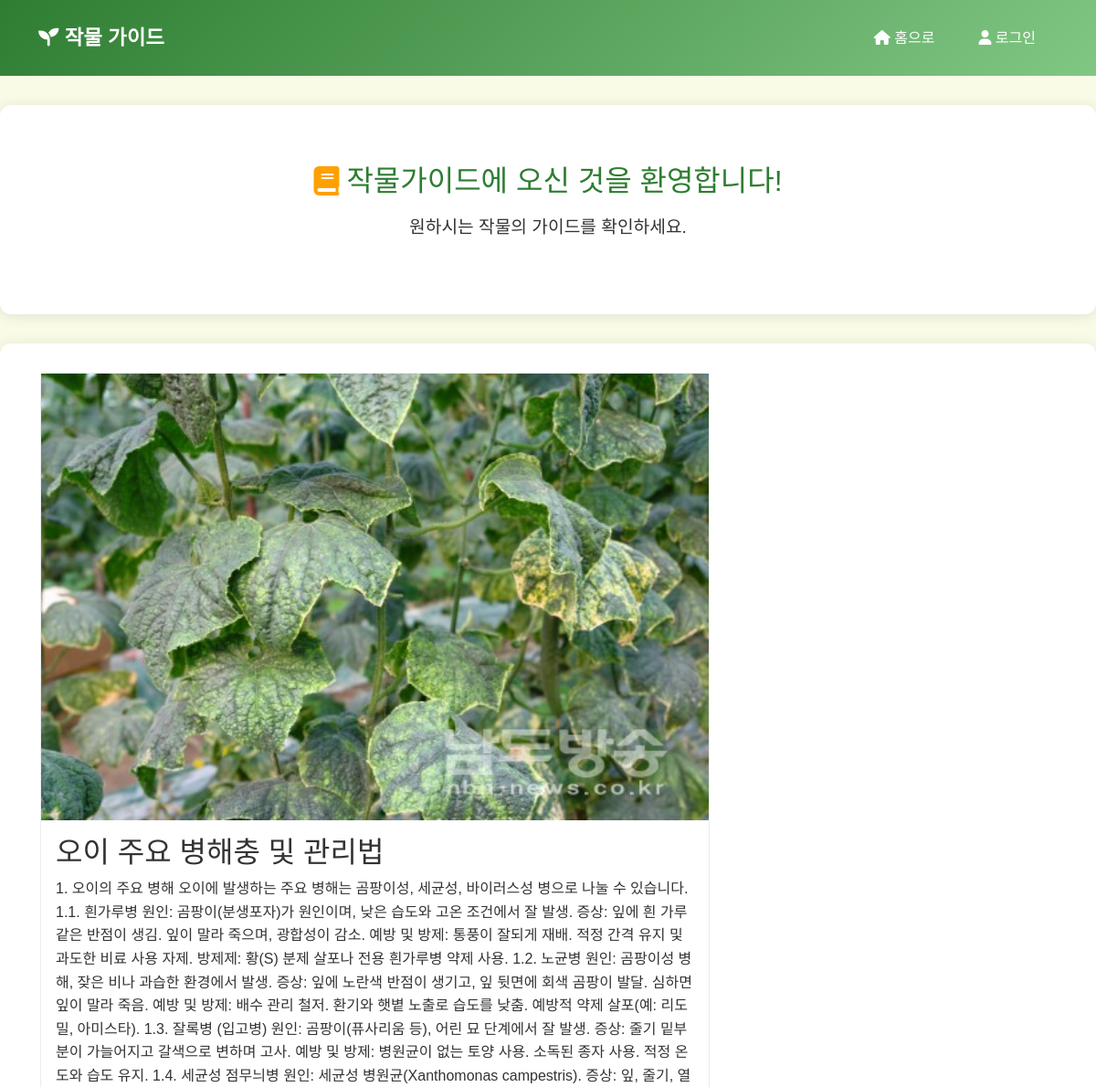
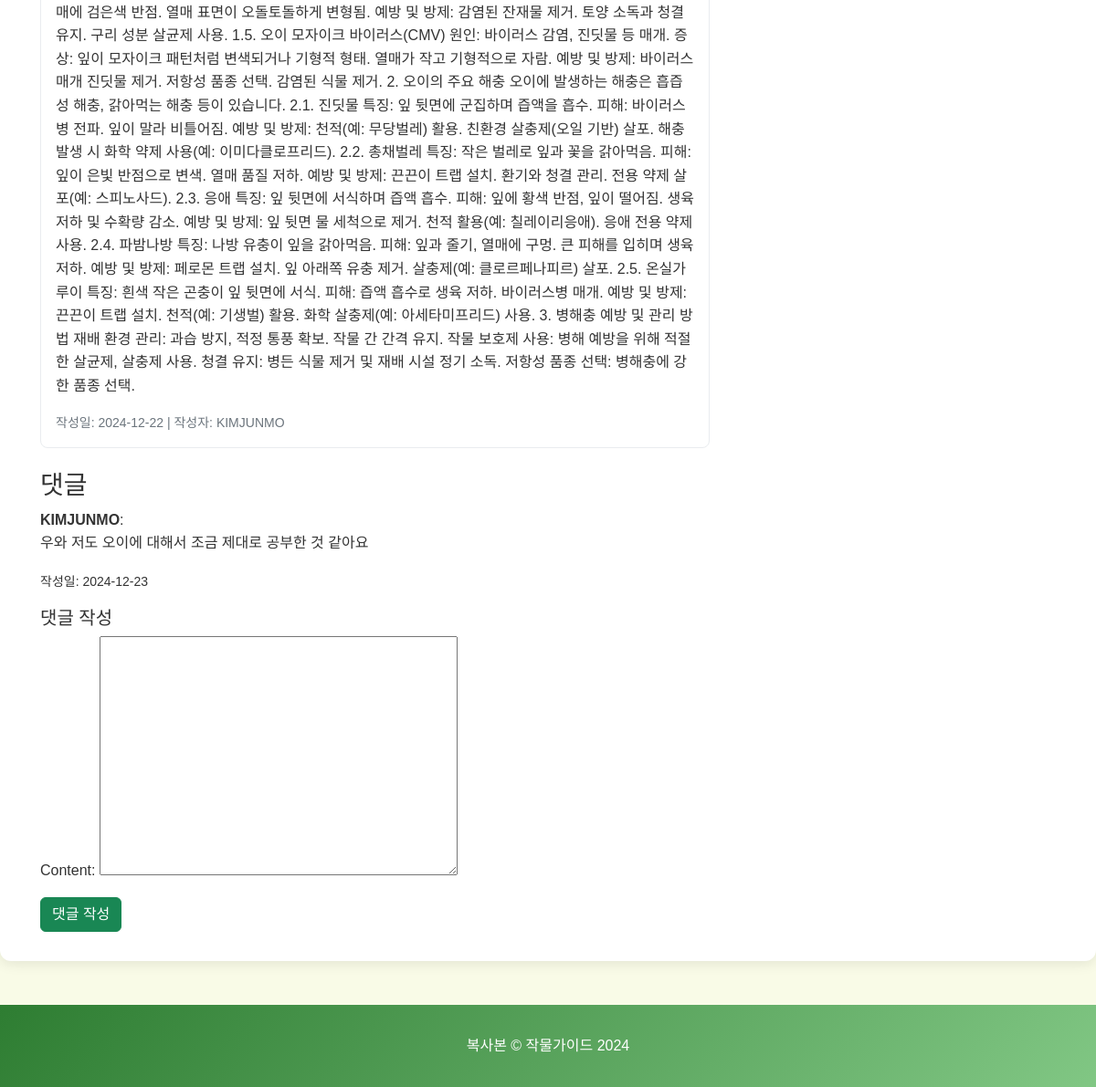
Screenshot of /blog/post/4/ with the database file from the repository (2 pictures, top to bottom).
### blog/models.py (models this page shows, shortened)
class Post(models.Model):
    title = models.CharField(max_length=200)
    content = models.TextField()
    head_image = models.ImageField(upload_to='blog/images/%Y/%m/%d/', blank=True)
    created_at = models.DateTimeField(auto_now_add=True)
    updated_at = models.DateTimeField(auto_now=True)
    author = models.ForeignKey(User, on_delete=models.CASCADE)
    category = models.ForeignKey(
        Category,
        on_delete=models.CASCADE,
        null=True,  # 이 부분 추가
        blank=True  # 이 부분 추가
    )
    tags = models.ManyToManyField(Tag, blank=True, related_name='posts')
    class Meta:
        ordering = ['-created_at']

class Comment(models.Model):
    post = models.ForeignKey(Post, related_name='comments', on_delete=models.CASCADE)
    author = models.ForeignKey(User, on_delete=models.CASCADE)
    content = models.TextField()
    created_at = models.DateTimeField(auto_now_add=True)

### blog/views.py (the view)
# urls.py: path('post/<int:pk>/', views.single_post, name='single_post'),
def single_post(request, pk):
    post = get_object_or_404(Post, pk=pk)
    if request.method == 'POST':
        if not request.user.is_authenticated:
            messages.error(request, "로그인 해주셔서 댓글 작성이 가능합니다.")
            return redirect('login')  # 로그인 페이지로 리디렉션
        form = CommentForm(request.POST)
        if form.is_valid():
            comment = form.save(commit=False)
            comment.post = post  # 해당 포스트에 댓글을 연결
            comment.author = request.user  # 댓글 작성자를 설정
            comment.save()
            return redirect('blog:single_post', pk=post.pk)
    else:
        form = CommentForm()
    return render(request, 'blog/single_post.html', {'post': post, 'form': form})

### blog/forms.py
class CommentForm(forms.ModelForm):
    class Meta:
        model = Comment  # 여기서 모델을 지정해줍니다.
        fields = ['content']

### blog/templates/blog/single_post.html (shortened to what this page needs)
{% extends "blog/layout.html" %}
{% load static %}
{% block content %}
<div class="container">
    <div class="row">
        <div class="col-lg-8">
            <div class="card mb-4">
                {% if post.head_image %}
                    <img src="{{ post.head_image.url }}" alt="{{ post.title }}" style="max-width: 100%; height: auto;">
                {% else %}
                    <img class="card-img-top" src="{% static 'blog/images/default.jpg' %}" style="height: 350px; object-fit: cover;" alt="No image available">
                {% endif %}
                <div class="card-body">
                    <h2 class="card-title">{{ post.title }}</h2>
                    <p class="card-text">{{ post.content }}</p>
                    <div class="small text-muted">작성일: {{ post.created_at|date:"Y-m-d" }} | 작성자: {{ post.author }}</div>
                </div>
            </div>
            <h3>댓글</h3>
            <ul class="list-unstyled">
                {% for comment in post.comments.all %}
                    <li class="mb-2">
                        <strong>{{ comment.author }}</strong>:
                        <p>{{ comment.content }}</p>
                        <small>작성일: {{ comment.created_at|date:"Y-m-d" }}</small>
                    </li>
                {% empty %}
                    <li>댓글이 없습니다.</li>
                {% endfor %}
            </ul>
            <h5>댓글 작성</h5>
            <form method="post" action="{% url 'blog:single_post' post.pk %}">
                {{ form.as_p }}
                <button type="submit" class="btn btn-success">댓글 작성</button>
            </form>
        </div>
    </div>
</div>
{% endblock %}

### blog/templates/blog/layout.html (style rules this page uses)
:root { --primary-color: #2E7D32; --secondary-color: #81C784; --accent-color: #FFA000; --background-color: #F9FBE7; --text-color: #333; }
body { font-family: 'Noto Sans KR', sans-serif; margin: 0; padding: 0; background-color: var(--background-color); color: var(--text-color); line-height: 1.6; }
.card { border: 1px solid #e9ecef; border-radius: 8px; transition: transform 0.3s, box-shadow 0.3s; }

### rows the page displays
Post: head_image (picture), title "오이 주요 병해충 및 관리법", content "1. 오이의 주요 병해 오이에 발생하는 주요 병해는 곰팡이성, 세균성, 바이러스성 병으로 나눌 수 있습니다. 1.1. 흰가루병 원인: 곰팡이(분생포자)가 원인이며, 낮은 습도와 고온 조건에서 잘 발생. 증상: 잎에 흰 가루 같은 반점이 생김. 잎이 말라 죽으며, 광합성이 감소. 예방 및 방제: 통풍이 잘되게 재배. 적정 간격 유지 및 과도한 비료 사용 자제. 방제제: 황(S) 분제 살포나 전용 흰가루병 약제 사용. 1.2. 노균병 원인: 곰팡이성 병해, 잦은 비나 과습한 환경에서 발생. 증상: 잎에 노란색 반점이 생기고, 잎 뒷면에 회색 곰팡이 발달. 심하면 잎이 말라 죽음. 예방 및 방제: 배수 관리 철저. 환기와 햇볕 노출로 습도를 낮춤. 예방적 약제 살포(예: 리도밀, 아미스타). 1.3. 잘록병 (입고병) 원인: 곰팡이(퓨사리움 등), 어린 묘 단계에서 잘 발생. 증상: 줄기 밑부분이 가늘어지고 갈색으로 변하며 고사. 예방 및 방제: 병원균이 없는 토양 사용. 소독된 종자 사용. 적정 온도와 습도 유지. 1.4. 세균성 점무늬병 원인: 세균성 병원균(Xanthomonas campestris). 증상: 잎, 줄기, 열매에 검은색 반점. 열매 표면이 오돌토돌하게 변형됨. 예방 및 방제: 감염된 잔재물 제거. 토양 소독과 청결 유지. 구리 성분 살균제 사용. 1.5. 오이 모자이크 바이러스(CMV) 원인: 바이러스 감염, 진딧물…", created_at "2024-12-22", author "KIMJUNMO"
Comment: author "KIMJUNMO", content "우와 저도 오이에 대해서 조금 제대로 공부한 것 같아요", created_at "2024-12-23"
